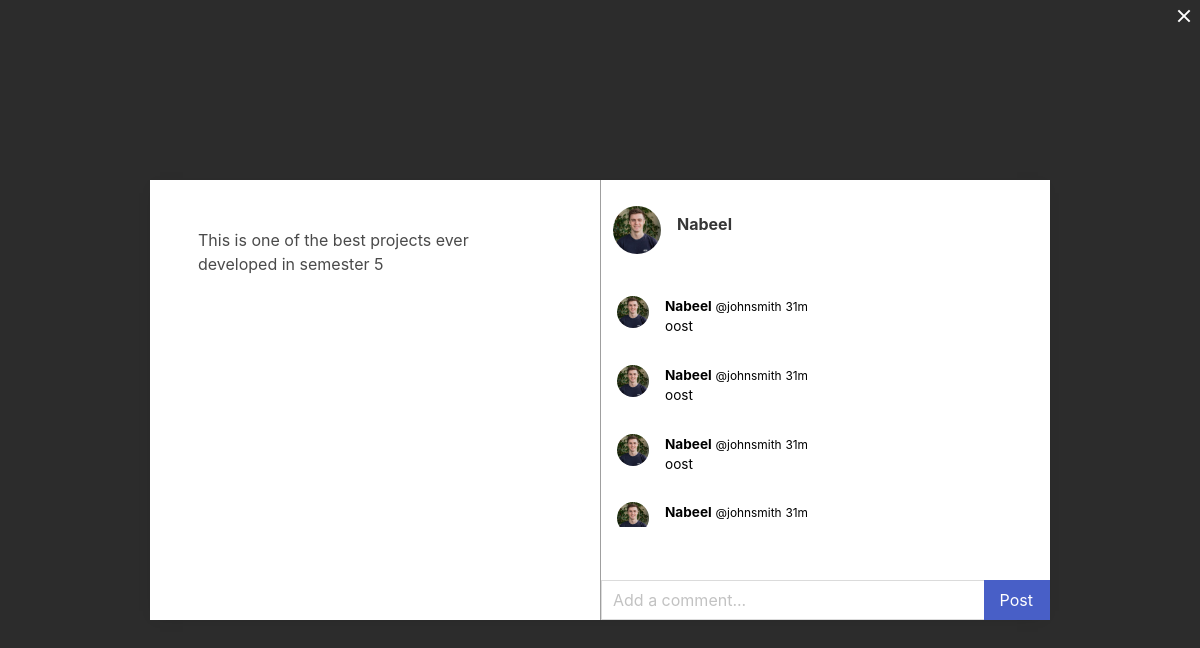
Screenshot of /global/post/44 with the database file from the repository.
### global/models.py (models this page shows, shortened)
class Post(models.Model):
    body=models.TextField()
    created_on=models.DateTimeField(default=timezone.now)
    author=models.ForeignKey(User,on_delete=models.CASCADE)

class UserProfile(models.Model):
    user = models.OneToOneField(User, primary_key=True, verbose_name='user',
                                related_name='profile', on_delete=models.CASCADE, db_constraint=False)
    name = models.CharField(max_length=30, blank=True, null=True)
    proffession = models.TextField(max_length=500, blank=True, null=True)
    birth_date=models.DateField(null=True, blank=True)
    location = models.CharField(max_length=100, blank=True, null=True)
    picture = models.ImageField(upload_to='uploads/profile_pictures', default='uploads/profile_pictures/default.png', blank=True)
    followers = models.ManyToManyField(User, blank=True, related_name='followers')
    resume = models.FileField(upload_to='documents/',
                              default='documents/yk_sugi_resume_new.docx', blank=True, null=True, validators=[FileExtensionValidator(['pdf'])])
    video_resume = models.FileField(upload_to='documents/',
                              default='documents/video_file.mp4', blank=True, null=True, validators=[FileExtensionValidator(['mp4'])])

class Comment(models.Model):
    post=models.ForeignKey('Post',related_name='comments',on_delete=models.CASCADE)
    author=models.ForeignKey(User,related_name='author',on_delete=models.DO_NOTHING)
    text=models.TextField()
    created_date=models.DateTimeField(default=timezone.now)

### global/views.py (the view, shortened to what this page needs)
# urls.py: path('post/<int:pk>',PostDetailView.as_view(),name='post_details'),
class PostDetailView(View):
    def get(self,request,pk,*args, **kwargs):
        profile = UserProfile.objects.all()
        post=Post.objects.get(pk=pk)
        comment_form=CommentForm()
        comments=Comment.objects.filter(post=post).order_by('-created_date')
        profile = UserProfile.objects.get(user=post.author)
        context={
            'form':comment_form,
            'post':post,
            'comments':comments,
            'profile':profile
        }
        return render(request,'global/post_detail.html',context)

### global/forms.py
class CommentForm(forms.ModelForm):
    text=forms.CharField(
        label='',
        widget=forms.TextInput(attrs={
            'class':'input',
            'name':'body',
            'rows': '2',
            'placeholder': 'Add a comment...'
        }))
    class Meta:
        model=Comment
        fields=["text"]

### global/templates/global/post_detail.html (shortened to what this page needs)
{% load static %}
{% load crispy_forms_tags %}
<!DOCTYPE html>
<html lang="en">
<head>
<link rel="stylesheet" href="https://cdn.jsdelivr.net/npm/bulma@0.9.4/css/bulma.min.css">
        <link rel="stylesheet" href=" {% static 'landing/styles/style.css' %} ">
</head>
<body>
  <a href=" {% url 'index' %}  "> <button class="modal-close is-large" aria-label="close"></button></a>
 <div class="parent " style="background-color: white; z-index:9999">
<div class="child-1">
<article class="media m-6">
  <div class="media-content">
    <div class="content">
      <p>
        <br>
       {{ post.body }}
      </p>
    </div>
  </div>
</article>
</div>
<div class="grand-parent" style="border-left: 1px solid rgb(159, 159, 159);">
     <div>
        <article class="media ml-3" style="align-items: center; justify-content:center; height: 100px; ">
  <figure class="media-left">
    <p class="image is-48x48">
      <img class="is-rounded" src="{{ post.author.profile.picture.url }}">
    </p>
  </figure>
  <div class="media-content ">
    <div class="content is-flex" style="margin-bottom: -0.2rem;">
      <div>
      <p class="is-align-content-center	is-justify-content-center	">
        <strong>{{ post.author }}</strong>
</p>
</div>
    </div>
    <nav class="level is-mobile">
      <div class="level-left">
        <a class="level-item">
          <span class="icon is-small"></span>
        </a>
        <a class="level-item">
          <span class="icon is-small"></span>
        </a>
        <a class="level-item">
          <span class="icon is-small"></span>
        </a>
      </div>
    </nav>
  </div>
</article>
<div class="scroller">
  {% for comment in comments %}
    <div>
      <a href=" {% url 'profile' comment.author.profile.pk %} ">
        <article class="media m-4">
  <figure class="media-left">
    <p class="image is-32x32">
      <img class="is-rounded"src="{{ comment.author.profile.picture.url }}">
    </p>
  </figure>
  <div class="media-content">
    <div class="content">
      <p style="font-size: .85rem;">
        <strong>{{ comment.author }}</strong> <small>@johnsmith</small> <small>31m</small>
        <br>
{{comment.text }}      </p>
    </div>
  </div>
</article>
</a>
    </div>
      {% endfor %}
      </div>
    </div>
<section class="flexed-parent">
<div style="width: 100%;">
  <div class="field has-addons" style="width: 100%;">
  <div class="control" style="width: 100%;">
<form action="" method="POST">
  {{ form | crispy }}
  </div>
  <div class="control">
    <button class="button is-link " style="border-left: 0; border-radius: 0%;">
      Post
    </button>
  </div>
</div>
</div>
</section>
  </div>
</div>
</body>
</html>

### static/landing/styles/style.css (style rules this page uses)
.modal-close { color: #aaa; line-height: 50px; font-size: 80%; position: absolute; right: 0; text-align: center; top: 0; width: 70px; text-decoration: none; }
a { color: inherit; text-decoration: none; }
a { color: black; }
* { padding: 0; box-sizing: border-box; }
.scroller { height: 247px; width: 100%; overflow-y: scroll; -ms-overflow-style: none; scrollbar-width: none; }
.parent { width: 75vw; height: 55vh; margin: 5rem; position: absolute; top: 0; bottom: 0; left: 0; right: 0; margin: auto; -webkit-box-shadow: -1px 2px 14px -11px rgba(0, 0, 0, 0.6); -moz-box-shadow: -1px 2px 14px -11px rgba(0, 0, 0, 0.6); box-shadow: -1px 2px 14px -11px rgba(0, 0, 0, 0.6); }
.child-1 { grid-column: 1/1; }
.parent { display: grid; grid-template-columns: repeat(2, 1fr); grid-template-rows: 1fr; grid-column-gap: 0px; grid-row-gap: 0px; }
.flexed-parent { display: flex; flex-direction: column; align-items: flex-start; justify-content: flex-end; }
.grand-parent { display: flex; flex-direction: column; justify-content: space-between; }
.input { width: 100%; box-shadow: none; border-radius: 0; }

### rows the page displays
Post: body "This is one of the best projects ever developed in semester 5", author.profile.picture (picture), author "Nabeel"
Comment: author.profile.picture (picture), author "Nabeel", text "oost"
Comment: author.profile.picture (picture), author "Nabeel", text "oost"
Comment: author.profile.picture (picture), author "Nabeel", text "oost"
Comment: author.profile.picture (picture), author "Nabeel"
